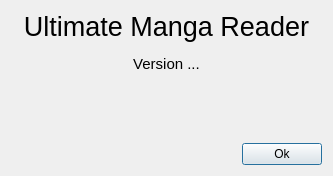
<?xml version="1.0" encoding="UTF-8"?>
<ui version="4.0">
 <class>AboutDialog</class>
 <widget class="QDialog" name="AboutDialog">
  <property name="geometry">
   <rect>
    <x>0</x>
    <y>0</y>
    <width>333</width>
    <height>176</height>
   </rect>
  </property>
  <property name="windowTitle">
   <string>Dialog</string>
  </property>
  <layout class="QVBoxLayout" name="verticalLayout">
   <item>
    <widget class="QLabel" name="labelTitle">
     <property name="font">
      <font>
       <pointsize>20</pointsize>
      </font>
     </property>
     <property name="text">
      <string>Ultimate Manga Reader</string>
     </property>
     <property name="alignment">
      <set>Qt::AlignCenter</set>
     </property>
    </widget>
   </item>
   <item>
    <spacer name="verticalSpacer_2">
     <property name="orientation">
      <enum>Qt::Vertical</enum>
     </property>
     <property name="sizeHint" stdset="0">
      <size>
       <width>20</width>
       <height>40</height>
      </size>
     </property>
    </spacer>
   </item>
   <item>
    <widget class="QLabel" name="labelText">
     <property name="font">
      <font>
       <pointsize>11</pointsize>
      </font>
     </property>
     <property name="text">
      <string>Version ...</string>
     </property>
     <property name="alignment">
      <set>Qt::AlignCenter</set>
     </property>
    </widget>
   </item>
   <item>
    <spacer name="verticalSpacer">
     <property name="orientation">
      <enum>Qt::Vertical</enum>
     </property>
     <property name="sizeHint" stdset="0">
      <size>
       <width>20</width>
       <height>97</height>
      </size>
     </property>
    </spacer>
   </item>
   <item>
    <layout class="QHBoxLayout" name="horizontalLayout">
     <item>
      <spacer name="horizontalSpacer">
       <property name="orientation">
        <enum>Qt::Horizontal</enum>
       </property>
       <property name="sizeHint" stdset="0">
        <size>
         <width>40</width>
         <height>20</height>
        </size>
       </property>
      </spacer>
     </item>
     <item>
      <widget class="QPushButton" name="pushButtonClose">
       <property name="text">
        <string> Ok </string>
       </property>
      </widget>
     </item>
    </layout>
   </item>
  </layout>
 </widget>
 <resources/>
 <connections/>
</ui>
